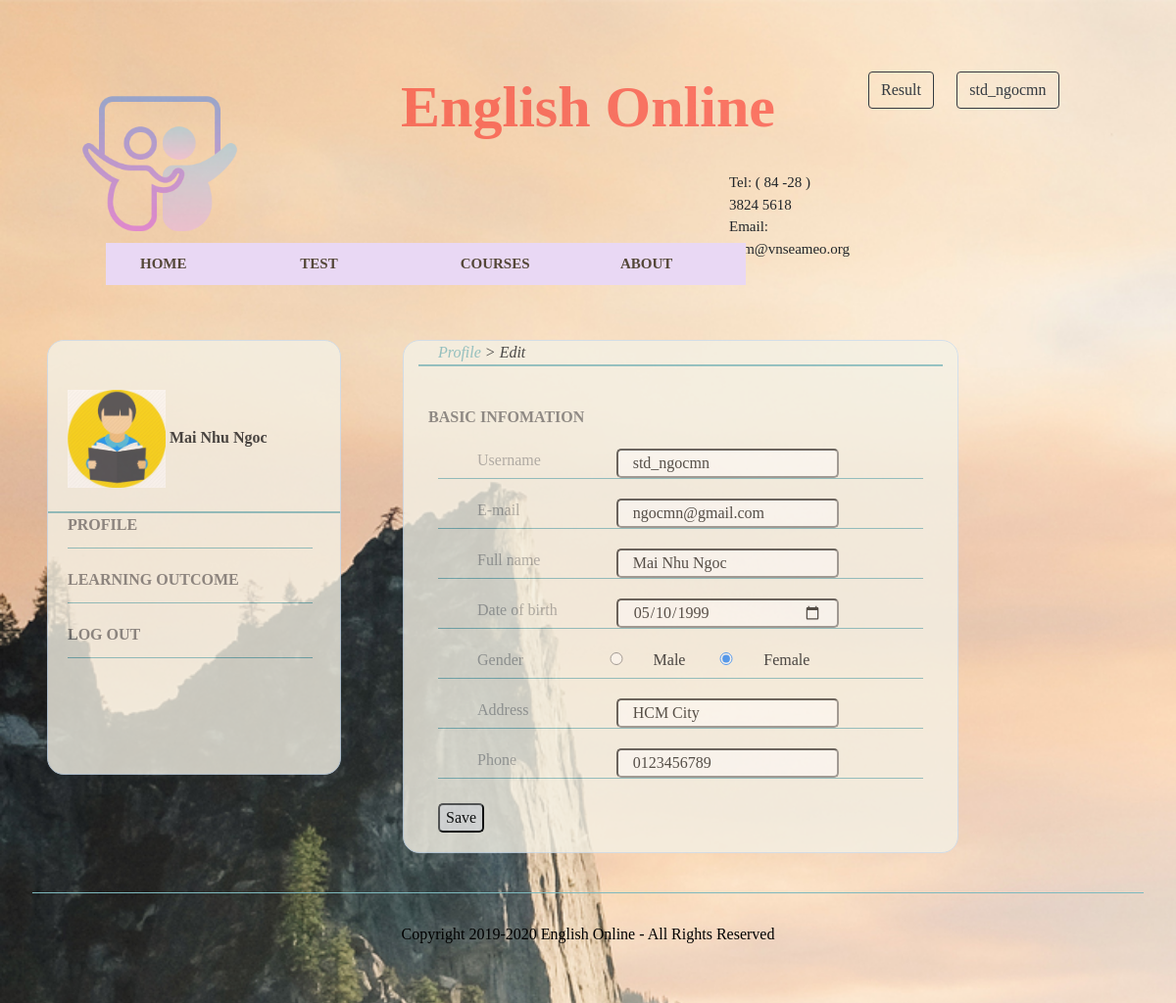
The app's page /index.php?click=editPro&id=std_ngocmn (signed in) with its own data.
### tables this page shows
CREATE TABLE `account` (
  `username` char(20) NOT NULL,
  `PASS` varchar(20) DEFAULT NULL,
  `role_id` char(20) DEFAULT NULL,
  `create_date` datetime DEFAULT NULL,
  `AVATAR` varchar(100) DEFAULT NULL
);

CREATE TABLE `student` (
  `USERNAME` char(20) NOT NULL,
  `FULLNAME` varchar(50) NOT NULL,
  `DOB` date DEFAULT NULL,
  `SEX` varchar(10) DEFAULT NULL,
  `EMAIL` varchar(50) DEFAULT NULL,
  `ADDRESS` varchar(150) DEFAULT NULL,
  `PHONE` char(12) DEFAULT NULL
);

### site/user-right/user-info-edit.php (the view, shortened to what this page needs)
<?php
	$username = $_SESSION['login'];
	$sql = "SELECT * FROM `account` WHERE username = '$username'";
	$result = $conn->query($sql);
	 $row = $result->fetch_assoc();
	if ($row['role_id'] == 'student') {
		$sql2 = "SELECT * FROM `student` WHERE username = '$username'";
	}
	else
	{
		$sql2 = "SELECT * FROM `teacher` WHERE username = '$username'";
	}
	 $result2 = $conn->query($sql2);
     $row2 = $result2->fetch_assoc();
?>
    <link rel="stylesheet" type="text/css" href="css/user-info-edit.css">
	<link rel="stylesheet" type="text/css" href="bootstrap/css/bootstrap.min.css">
<div class="container">
	<div class="row">
		<div class="col-md-4"></div>
		<div class="col-md-6 info_">
			<form class="edit-profile" method=POST
			action='site/user-right/control/edit_Info.php?id=<?php echo $row['username'];?>'>
				<div class="s_tittle"><i><a style="color: #7eb9be" href="./index.php?click=info">Profile</a> > Edit </i></div>
				<div class="ul_basic_info">
					<div class="label_ul"><span class="label_list">Basic Infomation</span></div>
					<ul class="ul_info">
						<li class="li_username row">
							<div class="ul_info_1"><span class="label_info  col-md-4">Username</span></div>
							<input class="form-input col-md-6" type="text" readonly
								name='txtAccount' value="<?php echo $row['username']; ?>"  >
						</li>
						<li class="li_email row">
							<div class="ul_info_1"><span class="label_info  col-md-4">E-mail</span></div>
							<input name='txtEmail' class="form-input col-md-6" type="E-mail" value="<?php echo $row2['EMAIL']; ?>">
						</li>
						<li class="li_Hoten row">
							<div class="ul_info_1 "><span class="label_info col-md-4">Full name</span></div>
							<input name='txtFullname' class="form-input col-md-6" type="text" value="<?php echo $row2['FULLNAME']; ?>"  >
						</li>
						<li class="li_birth row">
							<div class="ul_info_1 "><span class="label_info col-md-4">Date of birth</span></div>
							<input name='txtDob' class="form-input col-md-6" type="Date" value="<?php echo $row2['DOB']; ?>"  >
						</li>
						<li class="li_gender row">
							<div class="ul_info_1 "><span class="label_info col-md-3">Gender</span></div>
							<input name='rbSex' class="form-input col-md-2" type="radio" id='male' name="gender" value="male" /><label for='male'>Male</label>
							<input name='rbSex' class="form-input col-md-2" type="radio" id='female' name="gender" value="female"/><label for='female'>Female</label>
						</li>
						<li class="li_addr row">
							<div class="ul_info_1 "><span class="label_info col-md-4">Address</span></div>
							<input name='txtAddr' class="form-input col-md-6" type="text" value="<?php echo $row2['ADDRESS']; ?>">
						</li>
						<li class="li_phone row">
							<div class="ul_info_1 "><span class="label_info col-md-4">Phone</span></div>
							<input name='txtPhone' class="form-input col-md-6" type="Phone" value="<?php echo $row2['PHONE']; ?>">
						</li>
					</ul>
				</div>
				<input type="submit" name="submitChange" class="btn-sub" value="Save">
			</form>
		</div>
</div>
</div>

### site/user-left/user-menu.php (shortened to what this page needs)
<?php
$username = $_SESSION['login'];
$sql = "SELECT * FROM `account` WHERE username = '$username'";
$result = $conn->query($sql);
$row = $result->fetch_assoc();
if ($row['role_id'] == 'student') {
	$sql2 = "SELECT * FROM `student` WHERE username = '$username'";
}
else {
	$sql2 = "SELECT * FROM `teacher` WHERE username = '$username'";
}
$result2 = $conn->query($sql2);
$row2 = $result2->fetch_assoc();
?>
<link rel="stylesheet" type="text/css" href="css/user-menu.css">
<link rel="stylesheet" type="text/css" href="bootstrap/css/bootstrap.min.css">
<div class="container">
	<div class="user_sidebar">
		<div class="s_tittle">
			<img src="admin/modules/uploads/<?php echo $row['AVATAR'] ?>" alt="avata" height="100px" width="100px">
			<strong><?php echo $row2['FULLNAME'] ?></strong>
			<br><br>
		</div>
		<ul class="menu_user">
			<li class="info"><a href="./index.php?click=info"><b>Profile</b></a>
			</li>
			<li class="KQ"><a href="./index.php?click=lo&id=<?php echo $row['username'] ?>"><b>Learning Outcome</b></a>
			</li>
			<li class="logout"><a href="./index.php?click=info&ac=logout"><b>Log Out</b></a></li>
		</ul>
	</div>
</div>

### css/header.css (style rules this page uses)
* { font-family: Comic Sans MS; }
body { background: url('../img/billboard2.jpg') no-repeat; padding: 33px; }
input { margin: 10px; }

### css/user-menu.css (style rules this page uses)
.user_sidebar { position: absolute; background-color: #f4f1e5 ; opacity: 0.8; padding: 50px 0; border: 1px solid #cbddef; border-radius: 17px; width: 300px; z-index: 10; float: left; margin: 40px 0; }
.menu_user { list-style: none; padding: 0 20px; border-radius: 2px; -moz-border-radius: 2px; -webkit-border-radius: 2px; width: 250px; height: 200px; }
.menu_user li { position: relative; }
.menu_user>li>a { margin-bottom: 20px; }
.menu_user li a { display: block; text-decoration: none; padding-bottom: 25px; color: #777; text-align: left; height: 36px; position: relative; width: 250px; border-bottom: 1px solid #7eb9be; }
.menu_user li a b { display: block; text-transform: uppercase; }

### css/user-info-edit.css (style rules this page uses)
.s_tittle { border-bottom: 2px solid #7eb9be; padding:0 20px; }
.info_ { position: relative; background-color: #f4f1e5 ; border-radius: 17px; width: 550px; z-index: 1; float:right; opacity: 0.8; margin: 40px 0; border: 1px solid #cbddef; }
.label_list { text-transform: uppercase; font-size: 18; font-weight: bold; color: #777777; }
.label_info { font-style: 14; color: #a2a3a1; float: left; margin: 0 5px auto; }
.label_ul { margin: 20px 10px 0; padding: 20px 0 0; }
.label_ul+ul { list-style: none; padding: 0 20px; margin: 0; border-radius: 2px; -moz-border-radius: 2px; -webkit-border-radius: 2px; }
.label_ul+ul li { position: relative; display: block; text-decoration: none; padding: 15px 20px 30px; margin: 5px 0; text-align: left; height: 36px; border-bottom: 1px solid #7eb9be; }
.form-input { color: black; border-radius: 5px; opacity: 0.8; }
.btn-sub { border-radius: 5px; margin: 20px; }
a { text-decoration: none; }

### records on screen
account: AVATAR (picture), txtAccount "std_ngocmn"
student: FULLNAME "Mai Nhu Ngoc", txtEmail "ngocmn@gmail.com", txtFullname "Mai Nhu Ngoc", txtDob "05/10/1999", txtAddr "HCM City", txtPhone "0123456789"

### other values on screen
$_SESSION['login'] "std_ngocmn"
